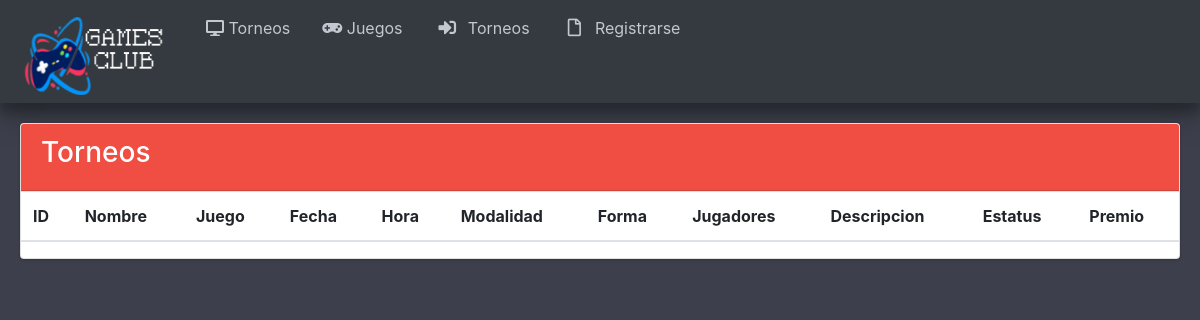
The page /vistas/Torneos.php on the database as committed earlier.
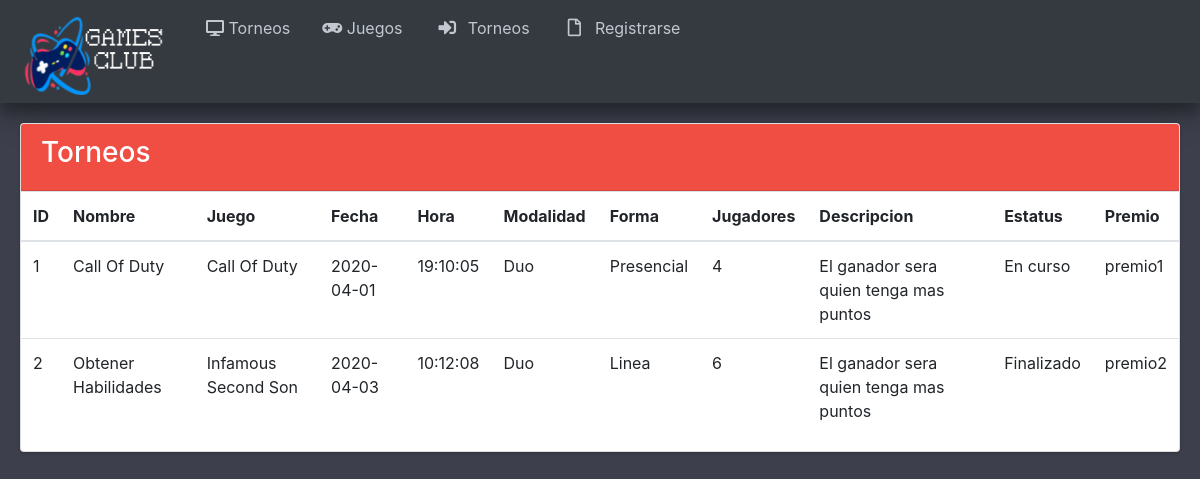
The same page on the database as committed later.
### tables this page shows
CREATE TABLE `torneo` (
  `id_torneo` int(11) NOT NULL,
  `nombre` varchar(45) NOT NULL,
  `juego` int(11) NOT NULL,
  `fecha` date NOT NULL,
  `hora` time NOT NULL,
  `modalidad` int(11) NOT NULL,
  `forma` int(11) NOT NULL,
  `max_jugadores` int(11) NOT NULL,
  `descripcion` varchar(45) NOT NULL,
  `estatus` int(11) NOT NULL,
  `id_premio` int(11) NOT NULL
);

CREATE TABLE `juego` (
  `id_juego` int(11) NOT NULL,
  `imagen` longtext NOT NULL,
  `nombre` varchar(45) NOT NULL
);

CREATE TABLE `modalidad` (
  `id_modalidad` int(11) NOT NULL,
  `tipo` varchar(45) NOT NULL
);

CREATE TABLE `forma` (
  `id_forma` int(11) NOT NULL,
  `tipo` varchar(20) NOT NULL
);

CREATE TABLE `estatus` (
  `id_estatus` int(11) NOT NULL,
  `tipo` varchar(45) NOT NULL
);

CREATE TABLE `premio` (
  `id_premio` int(11) NOT NULL,
  `premio` varchar(45) NOT NULL
);

### modelos/selectTables.php (called while the page is built, shortened)
<?php
  include_once "../controladores/conexion.php";
  $getNormalTorneo = $BD -> query("SELECT t.id_torneo as id, t.nombre, j.nombre as juego, t.fecha, t.hora, m.tipo as modalidad, f.tipo as forma, t.max_jugadores, t.descripcion, e.tipo as estatus, p.premio as premio FROM torneo t INNER JOIN juego j ON t.juego = j.id_juego INNER JOIN modalidad m ON t.modalidad = m.id_modalidad INNER JOIN forma f ON t.forma = f.id_forma INNER JOIN estatus e ON t.estatus = e.id_estatus INNER JOIN premio p ON t.id_premio = p.id_premio ORDER BY `id` ASC");
  $resultadoNormalTorneo = $getNormalTorneo -> fetchAll(PDO::FETCH_OBJ);
?>

### vistas/Torneos.php (the view, shortened to what the changed rows need)
<?php
include_once '../modelos/selectTables.php';
?>
<!DOCTYPE html>
<html>
<head>
  <link rel="stylesheet" href="plugins/fontawesome-free/css/all.min.css">
  <link rel="stylesheet" href="https://code.ionicframework.com/ionicons/2.0.1/css/ionicons.min.css">
  <link rel="stylesheet" href="plugins/tempusdominus-bootstrap-4/css/tempusdominus-bootstrap-4.min.css">
  <link rel="stylesheet" href="plugins/icheck-bootstrap/icheck-bootstrap.min.css">
  <link rel="stylesheet" href="plugins/jqvmap/jqvmap.min.css">
  <link rel="stylesheet" href="css/adminlte.min.css">
  <link rel="stylesheet" href="plugins/overlayScrollbars/css/OverlayScrollbars.min.css">
  <link rel="stylesheet" href="plugins/daterangepicker/daterangepicker.css">
  <link rel="stylesheet" href="plugins/summernote/summernote-bs4.css">
  <link rel="stylesheet" href="https://maxcdn.bootstrapcdn.com/bootstrap/4.4.1/css/bootstrap.min.css">
</head>
<body class="hold-transition sidebar-mini layout-fixed" style="background-color: #3D404C;">
      <section class="content">
        <div class="container-fluid">
          <div class="row">
            <div style="width: 1365px; padding-top: 20px; padding-bottom: 20px; padding-left: 20px; padding-right: 20px;">
              <div class="card card-primary">
                <form class="" action="editTorneo.php" method="post">
                  <div class="crudAdmin" align="center">
                    <table class="table table-hover">
                      <thead>
                        <tr>
                          <th>ID</th>
                          <th>Nombre</th>
                          <th>Juego</th>
                          <th>Fecha</th>
                          <th>Hora</th>
                          <th>Modalidad</th>
                          <th>Forma</th>
                          <th>Jugadores</th>
                          <th>Descripcion</th>
                          <th>Estatus</th>
                          <th>Premio</th>
                        </tr>
                      </thead>
                      <tbody>
                        <?php foreach ($resultadoNormalTorneo as $resultadoNormalTorneo){ ?>
                        <tr>
                          <td><?php echo $resultadoNormalTorneo -> id ?></td>
                          <td><?php echo $resultadoNormalTorneo -> nombre ?></td>
                          <td><?php echo $resultadoNormalTorneo -> juego ?></td>
                          <td><?php echo $resultadoNormalTorneo -> fecha ?></td>
                          <td><?php echo $resultadoNormalTorneo -> hora ?></td>
                          <td><?php echo $resultadoNormalTorneo -> modalidad ?></td>
                          <td><?php echo $resultadoNormalTorneo -> forma ?></td>
                          <td><?php echo $resultadoNormalTorneo -> max_jugadores ?></td>
                          <td><?php echo $resultadoNormalTorneo -> descripcion ?></td>
                          <td><?php echo $resultadoNormalTorneo -> estatus ?></td>
                          <td><?php echo $resultadoNormalTorneo -> premio ?></td>
                        </tr>
                        <?php } ?>
                      </tbody>
                    </table>
                  </div>
                </form>
            </div>
          </div>
        </div>
      </div>
    </section>
</body>
    </html>

Rows that differ between the two databases and show on the page:
now on this page (row edited): torneo: id_torneo "1", nombre "Call Of Duty", juego.nombre "Call Of Duty", fecha "2020-04-01", hora "19:10:05", modalidad.tipo "Duo", forma.tipo "Presencial", max_jugadores "4", descripcion "El ganador sera quien tenga mas puntos", estatus.tipo "En curso", id_premio.premio "premio1"
now on this page (row edited): torneo: id_torneo "2", nombre "Obtener Habilidades", juego.nombre "Infamous Second Son", fecha "2020-04-03", hora "10:12:08", modalidad.tipo "Duo", forma.tipo "Linea", max_jugadores "6", descripcion "El ganador sera quien tenga mas puntos", estatus.tipo "Finalizado", id_premio.premio "premio2"
